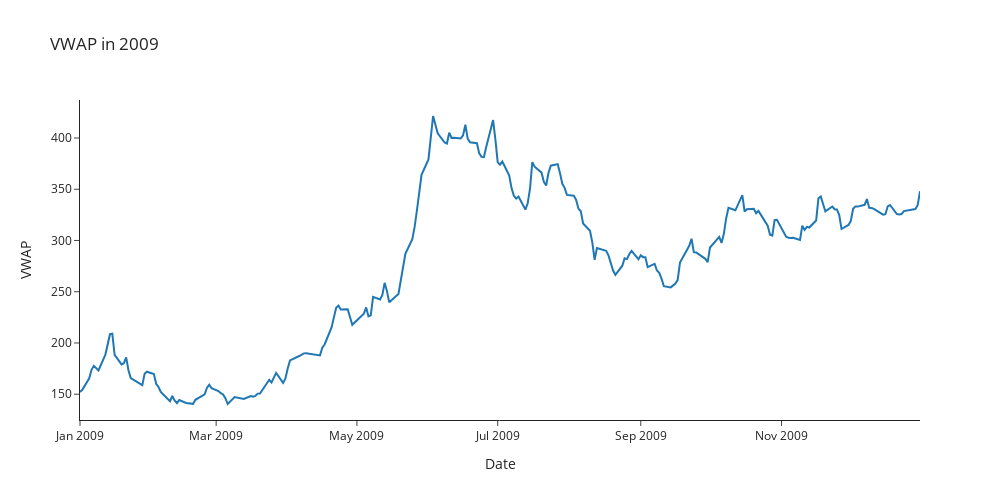

The notebook cell this image was saved under:
### Code cell
fig = go.Figure([go.Scatter(x=Train_Dataset.loc['2009', 'VWAP'].index,y=Train_Dataset.loc['2009', 'VWAP'])])
fig.update_layout(
    autosize=False,
    width=1000,
    height=500,
    title='VWAP in 2009',
    template="simple_white",
)
fig.update_xaxes(title="Date")
fig.update_yaxes(title="VWAP")

fig.show()

### Figure 1 — Plotly figure (JSON) as saved in the notebook; plotly's stock layout.template omitted (floating-point values rounded to 4 significant figures; data arrays with more than 128 entries replaced by an {"elided": "..."} marker saying what was removed)
{"data": [{"type": "scatter", "x": {"elided": "242 str values"}, "y": {"elided": "242 float values"}}], "layout": {"autosize": false, "height": 500, "title": {"text": "VWAP in 2009"}, "width": 1000, "xaxis": {"title": {"text": "Date"}}, "yaxis": {"title": {"text": "VWAP"}}}}
